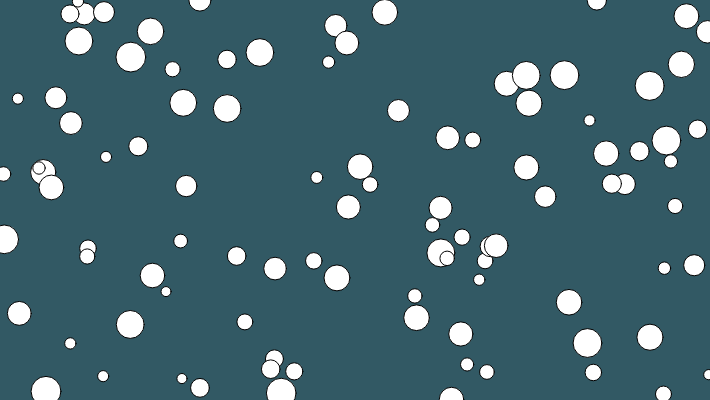
Frame 1 (no input)
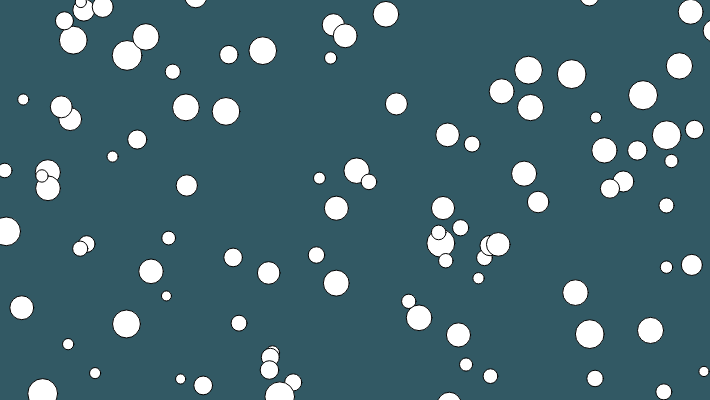
Frame 60 (no input)
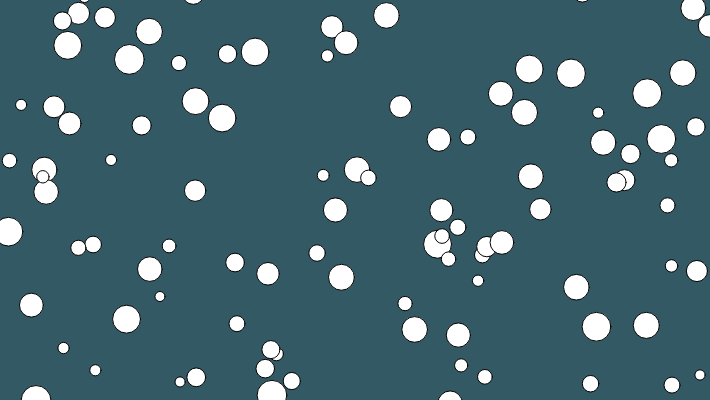
Frame 120 (the mouse pressed at the canvas centre since frame 60)

The p5.js sketch that drew these frames (run headless with seeded random() and noise() and a simulated clock; from frame 60 on, the mouse is pressed at the canvas centre):

// p5.js sketch
// ── sketch.js
/*
 * @name Array of Objects
 * @description Create a Jitter class, instantiate an array of objects
 * and move them around the screen.
 */
var bugs = []; // array of Jitter objects

function setup() {
  createCanvas(710, 400);
  // Create objects
  for (var i=0; i<100; i++) {
    bugs.push(new Jitter());
  }
}

function draw() {
  background(50, 89, 100);
  for (var i=0; i<bugs.length; i++) {
    bugs[i].move();
    bugs[i].display();
  }
}

// Jitter class
function Jitter() {
  this.x = random(width);
  this.y = random(height);
  this.diameter = random(10, 30);
  this.speed = 1;

  this.move = function() {
    this.x += random(-this.speed, this.speed);
    this.y += random(-this.speed, this.speed);
  };

  this.display = function() {
    ellipse(this.x, this.y, this.diameter, this.diameter);
  };
}
